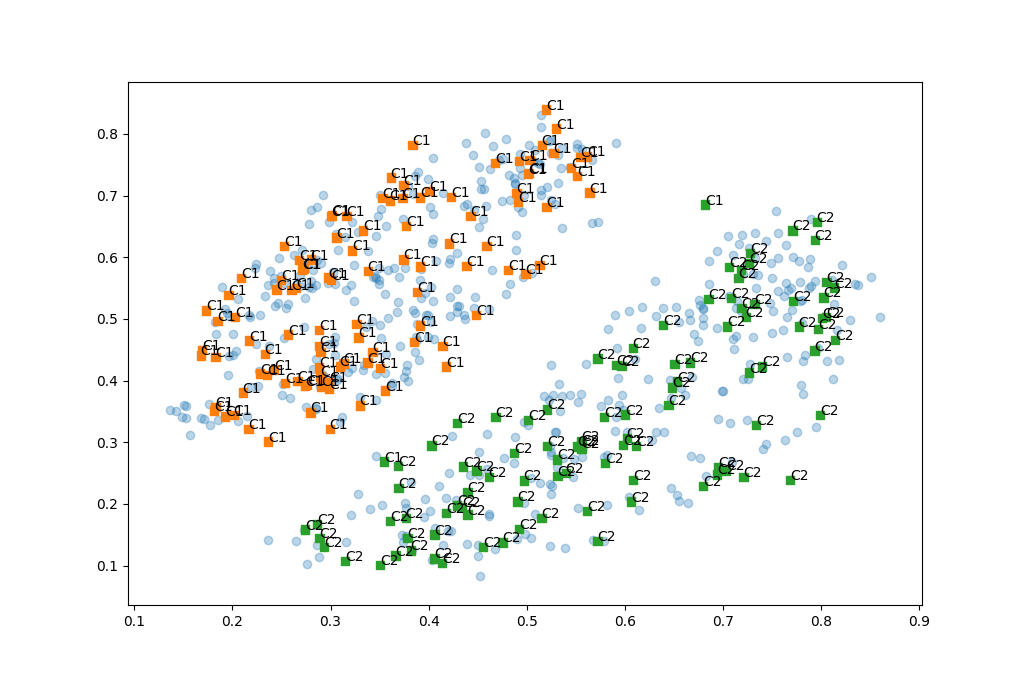

The script that drew this image:
#!/usr/bin/env python3

from matplotlib import pyplot as plt
import pandas as pd
from sklearn.model_selection import train_test_split
from sklearn.linear_model import Perceptron

data=pd.read_csv("two_class_data.csv",header=0)

feature = data[['x','y']].values
target = data['class'].values

x_train,x_test,y_train,y_test = train_test_split(feature,target,test_size=0.3,random_state=50)

#print(type(x_train))
#print(y_train.shape)
#print(y_test.shape)
plt.scatter(x_train[:,0],x_train[:,1],alpha=0.3)
model=Perceptron()

model.fit(x_train,y_train)

results = model.predict(x_test)

#print(result.shape)
plt.scatter(x_train[:,0],x_train[:,1],alpha=0.3)

plt.scatter(x_test[:,0],x_test[:,1],marker=',',c=y_test)

for i,txt in enumerate(results):
    plt.annotate(txt,(x_test[:,0][i],x_test[:,1][i]))

print(model.score(x_test,y_test))

plt.show()
